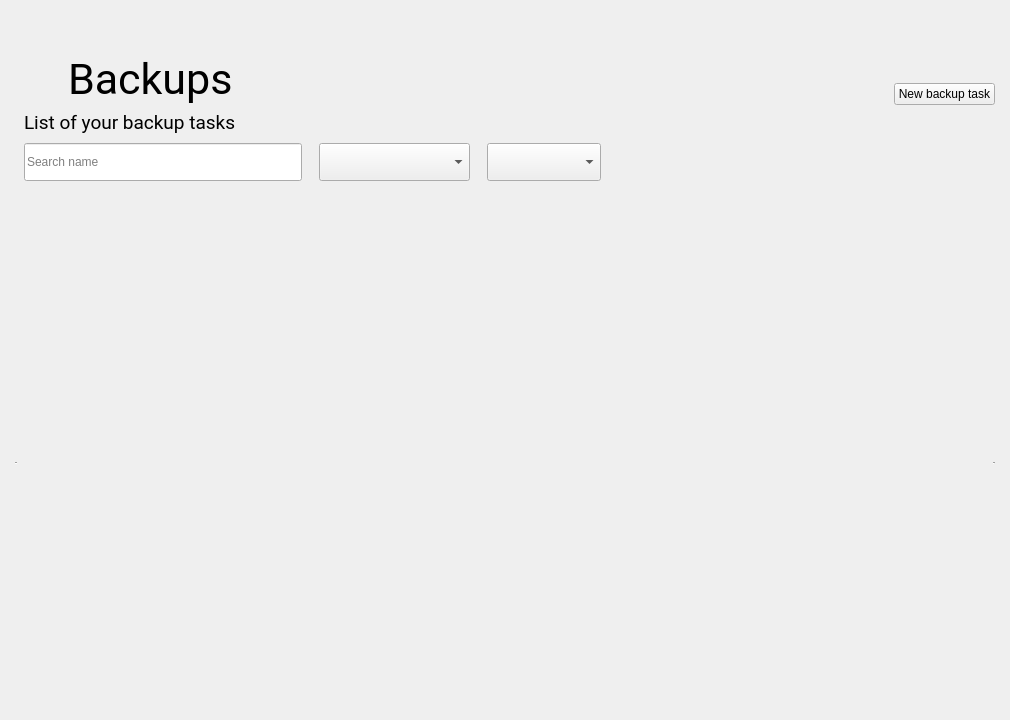
<?xml version="1.0" encoding="UTF-8"?>
<ui version="4.0">
 <class>welcomeBackupScreen</class>
 <widget class="QWidget" name="welcomeBackupScreen">
  <property name="geometry">
   <rect>
    <x>0</x>
    <y>0</y>
    <width>1010</width>
    <height>720</height>
   </rect>
  </property>
  <property name="windowTitle">
   <string>Form</string>
  </property>
  <layout class="QVBoxLayout" name="verticalLayout_3">
   <property name="spacing">
    <number>0</number>
   </property>
   <property name="leftMargin">
    <number>15</number>
   </property>
   <property name="topMargin">
    <number>15</number>
   </property>
   <property name="rightMargin">
    <number>15</number>
   </property>
   <property name="bottomMargin">
    <number>15</number>
   </property>
   <item>
    <layout class="QHBoxLayout" name="horizontalLayout_3">
     <property name="topMargin">
      <number>30</number>
     </property>
     <item>
      <widget class="QWidget" name="widget" native="true">
       <layout class="QVBoxLayout" name="verticalLayout">
        <item>
         <layout class="QHBoxLayout" name="horizontalLayout">
          <item>
           <widget class="QLabel" name="backupIcon112">
            <property name="minimumSize">
             <size>
              <width>38</width>
              <height>36</height>
             </size>
            </property>
            <property name="maximumSize">
             <size>
              <width>38</width>
              <height>36</height>
             </size>
            </property>
            <property name="text">
             <string/>
            </property>
            <property name="pixmap">
             <pixmap resource="Resources.qrc">:/resources/assets/icons/sideBar/active/backup_white.svg</pixmap>
            </property>
            <property name="scaledContents">
             <bool>false</bool>
            </property>
            <property name="alignment">
             <set>Qt::AlignLeading|Qt::AlignLeft|Qt::AlignVCenter</set>
            </property>
            <property name="margin">
             <number>0</number>
            </property>
            <property name="indent">
             <number>-1</number>
            </property>
           </widget>
          </item>
          <item>
           <widget class="QLabel" name="label_2">
            <property name="font">
             <font>
              <family>Roboto</family>
              <pointsize>32</pointsize>
             </font>
            </property>
            <property name="text">
             <string>Backups</string>
            </property>
           </widget>
          </item>
         </layout>
        </item>
        <item>
         <widget class="QLabel" name="label_3">
          <property name="font">
           <font>
            <family>Roboto</family>
            <pointsize>14</pointsize>
           </font>
          </property>
          <property name="text">
           <string>List of your backup tasks</string>
          </property>
         </widget>
        </item>
       </layout>
      </widget>
     </item>
     <item>
      <spacer name="horizontalSpacer_4">
       <property name="orientation">
        <enum>Qt::Horizontal</enum>
       </property>
       <property name="sizeHint" stdset="0">
        <size>
         <width>40</width>
         <height>20</height>
        </size>
       </property>
      </spacer>
     </item>
     <item>
      <widget class="QPushButton" name="newTaskW">
       <property name="layoutDirection">
        <enum>Qt::LeftToRight</enum>
       </property>
       <property name="styleSheet">
        <string notr="true"/>
       </property>
       <property name="text">
        <string>New backup task</string>
       </property>
       <property name="icon">
        <iconset resource="Resources.qrc">
         <normaloff>:/resources/assets/icons/main/plus_icon.svg</normaloff>:/resources/assets/icons/main/plus_icon.svg</iconset>
       </property>
       <property name="iconSize">
        <size>
         <width>15</width>
         <height>15</height>
        </size>
       </property>
      </widget>
     </item>
    </layout>
   </item>
   <item>
    <widget class="QWidget" name="widget_2" native="true">
     <layout class="QHBoxLayout" name="horizontalLayout_2">
      <property name="spacing">
       <number>0</number>
      </property>
      <property name="topMargin">
       <number>0</number>
      </property>
      <property name="rightMargin">
       <number>0</number>
      </property>
      <property name="bottomMargin">
       <number>0</number>
      </property>
      <item>
       <widget class="QLineEdit" name="lineEdit">
        <property name="sizePolicy">
         <sizepolicy hsizetype="Preferred" vsizetype="Fixed">
          <horstretch>0</horstretch>
          <verstretch>0</verstretch>
         </sizepolicy>
        </property>
        <property name="minimumSize">
         <size>
          <width>278</width>
          <height>38</height>
         </size>
        </property>
        <property name="maximumSize">
         <size>
          <width>400</width>
          <height>16777215</height>
         </size>
        </property>
        <property name="maxLength">
         <number>32767</number>
        </property>
        <property name="placeholderText">
         <string>Search name</string>
        </property>
       </widget>
      </item>
      <item>
       <spacer name="horizontalSpacer">
        <property name="orientation">
         <enum>Qt::Horizontal</enum>
        </property>
        <property name="sizeType">
         <enum>QSizePolicy::Fixed</enum>
        </property>
        <property name="sizeHint" stdset="0">
         <size>
          <width>17</width>
          <height>17</height>
         </size>
        </property>
       </spacer>
      </item>
      <item>
       <widget class="QComboBox" name="comboBox">
        <property name="sizePolicy">
         <sizepolicy hsizetype="Preferred" vsizetype="Fixed">
          <horstretch>0</horstretch>
          <verstretch>0</verstretch>
         </sizepolicy>
        </property>
        <property name="minimumSize">
         <size>
          <width>151</width>
          <height>38</height>
         </size>
        </property>
        <property name="maximumSize">
         <size>
          <width>16777215</width>
          <height>16777215</height>
         </size>
        </property>
        <property name="placeholderText">
         <string>How often</string>
        </property>
       </widget>
      </item>
      <item>
       <spacer name="horizontalSpacer_2">
        <property name="orientation">
         <enum>Qt::Horizontal</enum>
        </property>
        <property name="sizeType">
         <enum>QSizePolicy::Minimum</enum>
        </property>
        <property name="sizeHint" stdset="0">
         <size>
          <width>17</width>
          <height>17</height>
         </size>
        </property>
       </spacer>
      </item>
      <item>
       <widget class="QComboBox" name="comboBox_2">
        <property name="sizePolicy">
         <sizepolicy hsizetype="Preferred" vsizetype="Fixed">
          <horstretch>0</horstretch>
          <verstretch>0</verstretch>
         </sizepolicy>
        </property>
        <property name="minimumSize">
         <size>
          <width>114</width>
          <height>38</height>
         </size>
        </property>
        <property name="placeholderText">
         <string>Priority</string>
        </property>
       </widget>
      </item>
      <item>
       <spacer name="horizontalSpacer_3">
        <property name="orientation">
         <enum>Qt::Horizontal</enum>
        </property>
        <property name="sizeHint" stdset="0">
         <size>
          <width>40</width>
          <height>20</height>
         </size>
        </property>
       </spacer>
      </item>
     </layout>
    </widget>
   </item>
   <item>
    <spacer name="verticalSpacer_2">
     <property name="orientation">
      <enum>Qt::Vertical</enum>
     </property>
     <property name="sizeType">
      <enum>QSizePolicy::Fixed</enum>
     </property>
     <property name="sizeHint" stdset="0">
      <size>
       <width>20</width>
       <height>40</height>
      </size>
     </property>
    </spacer>
   </item>
   <item>
    <widget class="QScrollArea" name="scrollArea">
     <property name="layoutDirection">
      <enum>Qt::LeftToRight</enum>
     </property>
     <property name="frameShape">
      <enum>QFrame::HLine</enum>
     </property>
     <property name="widgetResizable">
      <bool>true</bool>
     </property>
     <widget class="QWidget" name="scrollAreaWidgetContents">
      <property name="geometry">
       <rect>
        <x>0</x>
        <y>0</y>
        <width>976</width>
        <height>476</height>
       </rect>
      </property>
      <layout class="QVBoxLayout" name="verticalLayout_4">
       <property name="spacing">
        <number>0</number>
       </property>
       <property name="leftMargin">
        <number>0</number>
       </property>
       <property name="topMargin">
        <number>0</number>
       </property>
       <property name="rightMargin">
        <number>0</number>
       </property>
       <property name="bottomMargin">
        <number>0</number>
       </property>
      </layout>
     </widget>
    </widget>
   </item>
  </layout>
 </widget>
 <resources>
  <include location="Resources.qrc"/>
 </resources>
 <connections/>
</ui>
